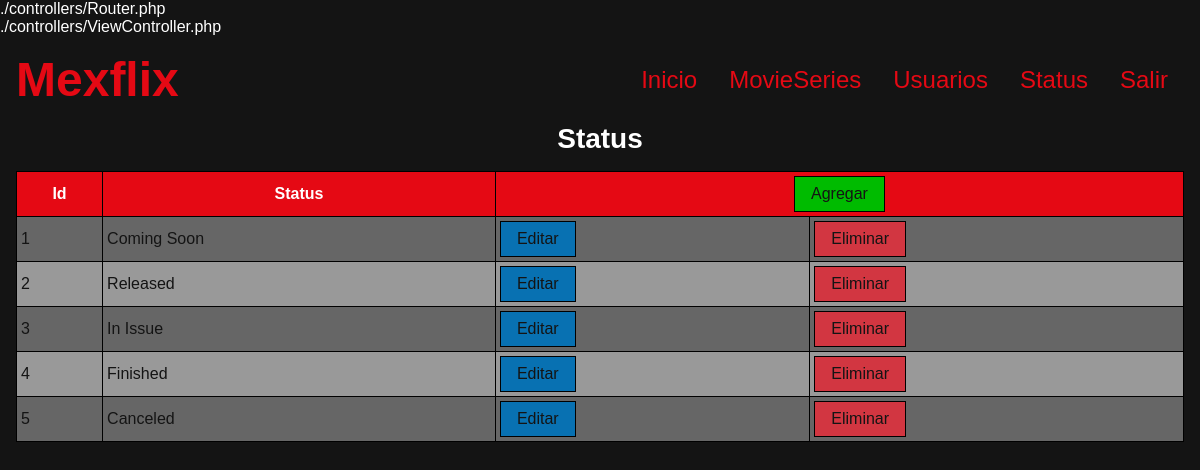
/status (signed in), run on the app's committed database.
### tables this page shows
CREATE TABLE status(
    status_id INTEGER UNSIGNED PRIMARY KEY AUTO_INCREMENT,
    status VARCHAR(20) NOT NULL
);

### controllers/ViewController.php (called while the page is built)
<?php
 class ViewController {
   private static $view_path = './views/';
   public function load_view($view){
        require_once(self::$view_path . 'header.php');
        require_once(self::$view_path . $view . '.php');
        require_once(self::$view_path . 'footer.php');
   }
 }

### index.php (called while the page is built, shortened)
<?php
require_once('controllers/Autoload.php');
$route = isset($_GET['r']) ? $_GET['r'] : 'home';
$mexflix = new Router($route);

### controllers/StatusController.php (called while the page is built, shortened)
<?php
class StatusController {
  private $model;
  public function __construct(){
        $this->model = new StatusModel();
  }
  public function get( $status_id = '' ){
    return $this->model->get($status_id);
  }
}

### models/Model.php (called while the page is built, shortened)
<?php
abstract class Model {
  private static $db_host     = 'localhost';
  private static $db_user     = 'henry';
  private static $db_pass     = '';
  private static $db_name     = 'mexflix';
  private static $db_charset  = 'utf8';
  private $conn;
  protected $query;
  protected $rows = array();
  private function db_open(){
      $this->conn = new mysqli(
          self::$db_host,
          self::$db_user,
          self::$db_pass,
          self::$db_name
        );
      $this->conn->set_charset(self::$db_charset);
  }
  protected function get_query(){
      $result = $this->conn->query($this->query);
      while( $this->rows[] = $result->fetch_assoc() );
    return array_pop($this->rows);
  }
}

### models/StatusModel.php (called while the page is built, shortened)
<?php
class StatusModel extends Model {
    public function get( $status_id = '' ){
      $this->query = ($status_id != '')
            ? "SELECT * FROM status WHERE status_id = $status_id"
            : "SELECT * FROM status";
      $this->get_query();
      $data = array();
      foreach($this->rows as $key => $value) {
        $data[$key] = $value;
      }
      return $data;
    }
}

### views/status.php (the view)
<?php
print('<h2>Status</h2>');
$status_controller = new StatusController();
$status = $status_controller->get();
if(empty($status)) {
  print('
    <div class="container">
        <p class="item  error">No hay Status</p>
    </div>
  ');
} else {
  $template_status = '
    <div class="item">
        <table>
          <tr>
            <th>Id</th>
            <th>Status</th>
            <th colspan="2">
              <form method="POST">
                  <input type="hidden" name="r" value="status-add">
                  <input class="button add" type="submit" value="Agregar">
              </form>
            </th>
          </tr>';
      for ($n= 0; $n < count($status); $n++) {
        $template_status .=
        '<tr>
          <td>'. $status[$n]['status_id'] .'</td>
          <td>'. $status[$n]['status'] .'</td>
          <td>
            <form method="POST">
                <input type="hidden" name="r" value="status-edit">
                <input type="hidden" name="status_id" value="'. $status[$n]['status_id'] .'">
                <input class="button edit" type="submit" value="Editar">
            </form>
          </td>
          <td>
            <form method="POST">
                <input type="hidden" name="r" value="status-delete">
                <input type="hidden" name="status_id" value="'. $status[$n]['status_id'] .'">
                <input class="button delete" type="submit" value="Eliminar">
            </form>
          </td>
        </tr>';
      }
    $template_status .= '
        </table>
    </div>
  ';
  print($template_status);
}

### public/css/mexflix.css (style rules this page uses)
html { background-color: #141414; color: #fff; }
input, textarea, select { color: #141414; }
table { width: 100%; color: #141414; }
table th { padding: .25rem; background-color: #e50914; }
table td { padding: .25rem; }
table tr:first-child { background-color: #e50914; color: #fff; }
table tr:nth-child(even) { background-color: #666; }
table tr:nth-child(odd) { background-color: #999; }
.button { padding: .5rem 1rem; background-color: #e50914; }
.add { background-color: #0B0; }
.edit { background-color: #0871b2; }
.delete { background-color: #d23641; }

### data on the page
status: status_id "1", status "Coming Soon"
status: status_id "2", status "Released"
status: status_id "3", status "In Issue"
status: status_id "4", status "Finished"
status: status_id "5", status "Canceled"

### other printed values
$controllers_path "./controllers/Router.php ./controllers/ViewController.php"
